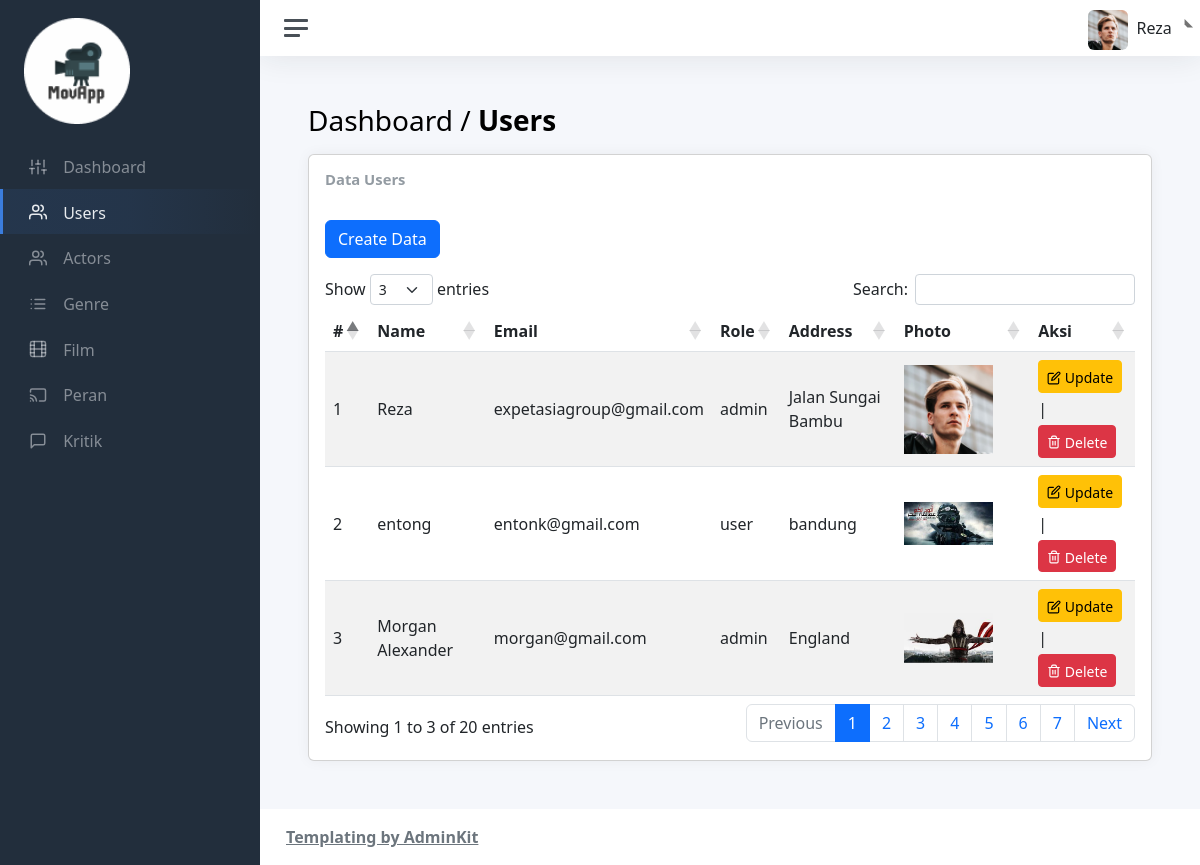
/admin/views/user/user.php (signed in), run on the app's committed database.
### tables this page shows
CREATE TABLE `users` (
  `id` int(11) NOT NULL,
  `name` varchar(45) NOT NULL,
  `email` varchar(45) NOT NULL,
  `password` varchar(255) NOT NULL,
  `role` enum('admin','user') NOT NULL,
  `age` int(11) NOT NULL,
  `bio` varchar(255) DEFAULT NULL,
  `address` text DEFAULT NULL,
  `photo` varchar(60) DEFAULT NULL
);

### admin/views/user/user.php (the view, shortened to what this page needs)
<!DOCTYPE html>
<html lang="en">
    <head>
        <?php include "../layouts/assetsLink.php"; ?>
    </head>
    <body>
        <div class="wrapper">
            <nav id="sidebar" class="sidebar js-sidebar">
                <div class="sidebar-content js-simplebar">
                    <a class="sidebar-brand" href="../../index.php">
                        <img src="../../../assets/img/icons/logo-1.png" alt="logo" width="50%"
                            style="text-align: center;">
                    </a>
                    <ul class="sidebar-nav">
                        <li class="sidebar-item">
                            <a class="sidebar-link" href="../../index.php">
                                <i class="align-middle" data-feather="sliders"></i>
                                <span class="align-middle">Dashboard</span>
                            </a>
                        </li>
                        <li class="sidebar-item active">
                            <a class="sidebar-link" href="user.php">
                                <i class="align-middle" data-feather="users"></i>
                                <span class="align-middle">Users</span>
                            </a>
                        </li>
                        <li class="sidebar-item">
                            <a class="sidebar-link" href="../actor/actor.php">
                                <i class="align-middle" data-feather="users"></i>
                                <span class="align-middle">Actors</span>
                            </a>
                        </li>
                        <li class="sidebar-item">
                            <a class="sidebar-link" href="../genre/genre.php">
                                <i class="align-middle" data-feather="list"></i>
                                <span class="align-middle">Genre</span>
                            </a>
                        </li>
                        <li class="sidebar-item">
                            <a class="sidebar-link" href="../film/film.php">
                                <i class="align-middle" data-feather="film"></i>
                                <span class="align-middle">Film</span>
                            </a>
                        </li>
                        <li class="sidebar-item">
                            <a class="sidebar-link" href="../peran/peran.php">
                                <i class="align-middle" data-feather="cast"></i>
                                <span class="align-middle">Peran</span>
                            </a>
                        </li>
                        <li class="sidebar-item">
                            <a class="sidebar-link" href="../kritik/kritik.php">
                                <i class="align-middle" data-feather="message-square"></i>
                                <span class="align-middle">Kritik</span>
                            </a>
                        </li>
                    </ul>
                </div>
            </nav>
            <div class="main">
                <?php include_once ("../layouts/navbar.php"); ?>
                <main class="content">
                    <div class="container-fluid p-0">
                        <h1 class="h3 mb-3">Dashboard / <strong>Users</strong></h1>
                        <div class="col-sm-12">
                            <div class="card">
                                <div class="card-body">
                                    <?php
                                        include "../../../database/db.php";
                                        $query = $conn->query("SELECT * FROM users");
                                    ?>
                                    <h3 class="card-title">Data Users</h3>
                                    <a class="btn btn-primary btn-md mt-4 mb-3"
                                        href="./create-usr.php"
                                        role="button">
                                        Create Data
                                    </a>
                                    <table id="example" class="table table-striped"
                                        style="width:100%">
                                        <thead>
                                            <tr>
                                                <th scope="col">#</th>
                                                <th scope="col">Name</th>
                                                <th scope="col">Email</th>
                                                <th scope="col">Role</th>
                                                <th scope="col">Address</th>
                                                <th scope="col">Photo</th>
                                                <th scope="col">Aksi</th>
                                            </tr>
                                        </thead>
                                        <tbody>
                                            <?php
                                                if(mysqli_num_rows($query)>0){
                                                    $no = 1;
                                                    while ($data = mysqli_fetch_array($query)) {
                                            ?>
                                            <tr>
                                                <td scope="row"><?php echo $no?></td>
                                                <td><?php echo($data['name']); ?></td>
                                                <td><?php echo($data['email']); ?></td>
                                                <td><?php echo($data['role']); ?></td>
                                                <td><?php echo($data['address']); ?></td>
                                                <td><img class="w-75" src="../../../assets/img/uploads/<?php echo($data['photo']); ?>" alt=""></td>
                                                <td>
                                                    <a class="btn btn-warning btn-sm mb-1"
                                                        href="edit-usr.php?id=<?php echo $data['id']?>">
                                                        <i class="align-middle" data-feather="edit"></i>
                                                        <span class="align-middle">Update</span>
                                                    </a>|
                                                    <a class="btn btn-danger btn-sm mt-1"
                                                        href="../../../controllers/user/destroy-usr.php?id=<?php echo $data['id']?>"
                                                        onclick="alert('Anda yakin ingin menghapus data ini?')">
                                                        <i class="align-middle" data-feather="trash-2"></i>
                                                        <span class="align-middle">Delete</span>
                                                    </a>
                                                </td>
                                            </tr>
                                            <?php
                                                        $no++;
                                                    }
                                                }
                                            ?>
                                        </tbody>
                                    </table>
                                </div>
                            </div>
                        </div>
                    </div>
                </main>
                <?php include_once ("../layouts/footer.php"); ?>
            </div>
        </div>
    </body>
</html>

### data on the page
users: name "Reza", email "expetasiagroup@gmail.com", role "admin", address "Jalan Sungai Bambu", photo (picture)
users: name "entong", email "entonk@gmail.com", role "user", address "bandung", photo (picture)
users: name "Morgan Alexander", email "morgan@gmail.com", role "admin", address "England", photo (picture)

### other printed values
$nameuser "Reza"
